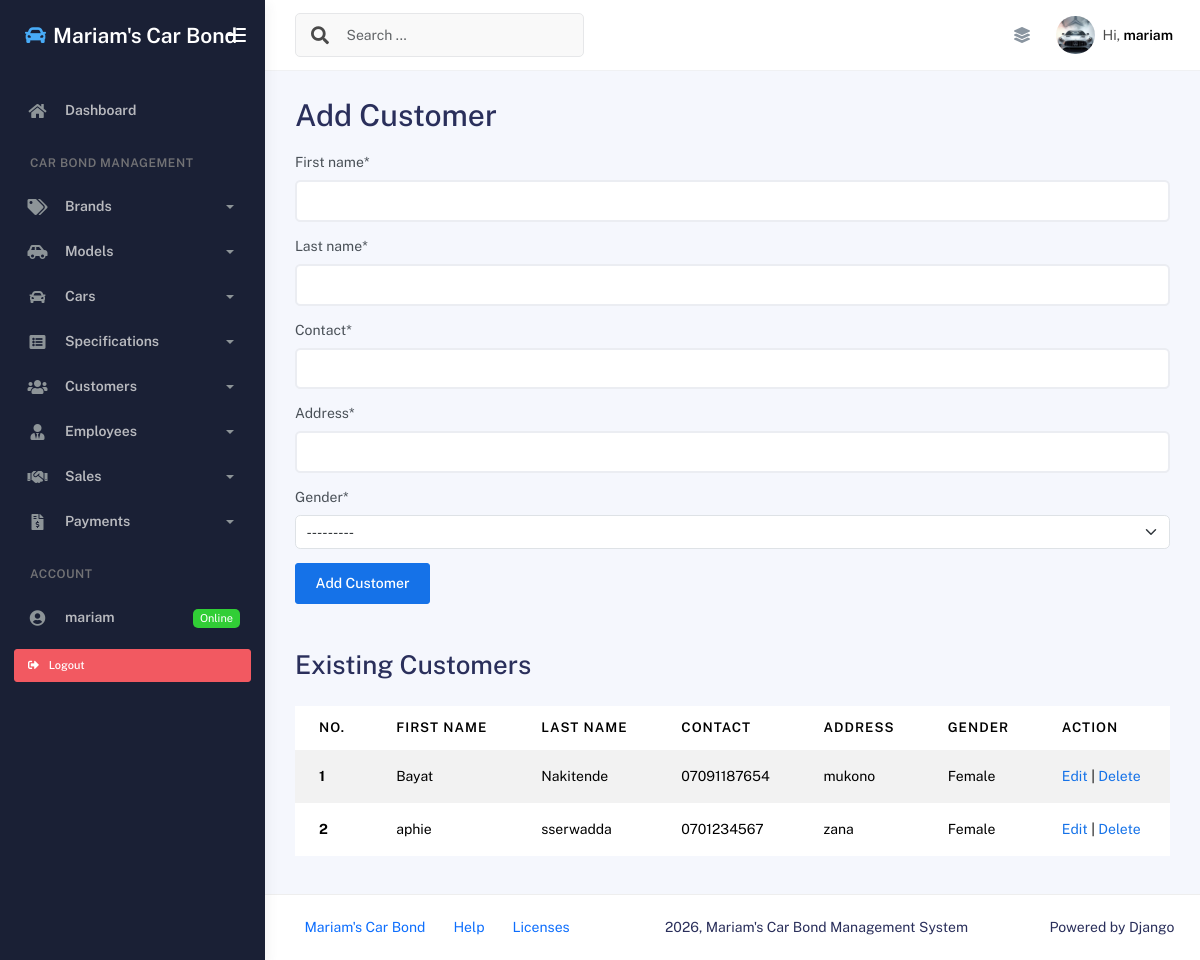
/add_customer/ (signed in), run on the app's committed database.
### App/models.py (models this page shows, shortened)
class Customer(models.Model):
    GENDER_OPTIONS = [
        ('M','Male'),
        ('F','Female')
    ]
    first_name = models.CharField(max_length=20)
    last_name = models.CharField(max_length=20)
    contact = models.CharField(max_length=15)
    address = models.CharField(max_length=100)
    gender = models.CharField(max_length=2, choices=GENDER_OPTIONS)

### App/views.py (the view)
# urls.py: path('add_customer/', add_customer_view, name='add_customer_page'),
@login_required
def add_customer_view(req):
    message = None
    if req.method == "POST":
        customer_form = CustomerForm(req.POST)
        if customer_form.is_valid():
            customer_form.save()
            message = "Customer Added Successfully"
            customer_form = CustomerForm()
    else:
        customer_form = CustomerForm()
    customers = Customer.objects.all()
    context = {'form': customer_form,
    'msg':message, 'customers':customers}
    return render(req, "add_customer.html", context)

### App/forms.py
class CustomerForm(DjangoModelForm):
    class Meta:
        model = Customer
        fields = '__all__'

### App/templates/add_customer.html (shortened to what this page needs)
{% extends 'base.html' %}
{% load crispy_forms_tags %}
{% block content %}
    <h1>Add Customer</h1>
    <form method="POST" class="mt-3 mb-5">
        {{ form|crispy }}
        <input type="submit" value="Add Customer" class="btn btn-primary">
    </form>
    <h2>Existing Customers</h2>
    <div class="table-responsive">
    <table class="table table-striped mt-3">
        <thead>
            <tr>
                <th scope="col">No.</th>
                <th scope="col">First Name</th>
                <th scope="col">Last Name</th>
                <th scope="col">Contact</th>
                <th scope="col">Address</th>
                <th scope="col">Gender</th>
                <th scope="col">Action</th>
            </tr>
        </thead>
        <tbody>
            {% for customer in customers %}
            <tr>
                <th scope="row">{{ customer.id }}</th>
                <td>{{ customer.first_name }}</td>
                <td>{{ customer.last_name }}</td>
                <td>{{ customer.contact }}</td>
                <td>{{ customer.address }}</td>
                <td>{{ customer.get_gender_display }}</td>
                <td>
                    <a href="{% url 'edit_customer_page' customer.id %}">Edit</a> |
                    <a href="{% url 'delete_customer_page' customer.id %}"
                       onclick="return confirm('Are you sure you want to delete this Customer?')">Delete</a>
                </td>
            </tr>
            {% empty %}
            <tr>
                <td colspan="7" class="text-center">No customers added yet.</td>
            </tr>
            {% endfor %}
        </tbody>
    </table>
    </div>
{% endblock content %}

### App/templates/base.html (shortened to what this page needs)
{% load static %}
<!DOCTYPE html>
<html lang="en">
<head>
    <link rel="stylesheet" href="{% static 'assets/css/bootstrap.min.css' %}" />
    <link rel="stylesheet" href="{% static 'assets/css/plugins.min.css' %}" />
    <link rel="stylesheet" href="{% static 'assets/css/kaiadmin.min.css' %}" />
</head>
<body>
    <div class="wrapper">
      <div class="sidebar" data-background-color="dark">
        <div class="sidebar-logo">
          <div class="logo-header" data-background-color="dark">
            <a href="{% url 'index_page' %}" class="logo text-white text-decoration-none d-flex align-items-center">
              <i class="fas fa-car text-info me-2 fs-4"></i>
              <span class="fw-bold fs-4 text-white">Mariam's Car Bond</span>
            </a>
            <div class="nav-toggle">
              <button class="btn btn-toggle toggle-sidebar">
                <i class="gg-menu-right"></i>
              </button>
            </div>
          </div>
        </div>
        <div class="sidebar-wrapper scrollbar scrollbar-inner">
          <div class="sidebar-content">
            <ul class="nav nav-secondary">
              <li class="nav-item">
                <a href="{% url 'index_page' %}">
                  <i class="fas fa-home"></i>
                  <p>Dashboard</p>
                </a>
              </li>
              <li class="nav-section">
                <h4 class="text-section">Car Bond Management</h4>
              </li>
              <li class="nav-item">
                <a data-bs-toggle="collapse" href="#brandsMenu">
                  <i class="fas fa-tags"></i>
                  <p>Brands</p>
                  <span class="caret"></span>
                </a>
              </li>
              <li class="nav-item">
                <a data-bs-toggle="collapse" href="#modelsMenu">
                  <i class="fas fa-car-side"></i>
                  <p>Models</p>
                  <span class="caret"></span>
                </a>
              </li>
              <li class="nav-item">
                <a data-bs-toggle="collapse" href="#carsMenu">
                  <i class="fas fa-car"></i>
                  <p>Cars</p>
                  <span class="caret"></span>
                </a>
              </li>
              <li class="nav-item">
                <a data-bs-toggle="collapse" href="#specsMenu">
                  <i class="fas fa-list-alt"></i>
                  <p>Specifications</p>
                  <span class="caret"></span>
                </a>
              </li>
              <li class="nav-item">
                <a data-bs-toggle="collapse" href="#customersMenu">
                  <i class="fas fa-users"></i>
                  <p>Customers</p>
                  <span class="caret"></span>
                </a>
              </li>
              <li class="nav-item">
                <a data-bs-toggle="collapse" href="#employeesMenu">
                  <i class="fas fa-user-tie"></i>
                  <p>Employees</p>
                  <span class="caret"></span>
                </a>
              </li>
              <li class="nav-item">
                <a data-bs-toggle="collapse" href="#salesMenu">
                  <i class="fas fa-handshake"></i>
                  <p>Sales</p>
                  <span class="caret"></span>
                </a>
              </li>
              <li class="nav-item">
                <a data-bs-toggle="collapse" href="#paymentsMenu">
                  <i class="fas fa-file-invoice-dollar"></i>
                  <p>Payments</p>
                  <span class="caret"></span>
                </a>
              </li>
              <li class="nav-section">
                <h4 class="text-section">Account</h4>
              </li>
              {% if user.is_authenticated %}
                <li class="nav-item">
                  <a href="#">
                    <i class="fas fa-user-circle"></i>
                    <p>{{ user.username }}</p>
                    <span class="badge badge-success">Online</span>
                  </a>
                </li>
                <li class="nav-item px-3 py-2">
                  <form method="POST" action="{% url 'logout' %}">
                    <button type="submit" class="btn btn-danger btn-sm w-100 text-start">
                      <i class="fas fa-sign-out-alt me-2"></i> Logout
                    </button>
                  </form>
                </li>
              {% endif %}
            </ul>
          </div>
        </div>
      </div>
      <div class="main-panel">
        <div class="main-header">
          <nav
            class="navbar navbar-header navbar-header-transparent navbar-expand-lg border-bottom"
          >
            <div class="container-fluid">
              <nav
                class="navbar navbar-header-left navbar-expand-lg navbar-form nav-search p-0 d-none d-lg-flex"
              >
                <div class="input-group">
                  <div class="input-group-prepend">
                    <button type="submit" class="btn btn-search pe-1">
                      <i class="fa fa-search search-icon"></i>
                    </button>
                  </div>
                  <input
                    type="text"
                    placeholder="Search ..."
                    class="form-control"
                  />
                </div>
              </nav>
              <ul class="navbar-nav topbar-nav ms-md-auto align-items-center">
                <li class="nav-item topbar-icon dropdown hidden-caret">
                  <a
                    class="nav-link"
                    data-bs-toggle="dropdown"
                    href="#"
                    aria-expanded="false"
                  >
                    <i class="fas fa-layer-group"></i>
                  </a>
                </li>
                <li class="nav-item topbar-user dropdown hidden-caret">
                  <a
                    class="dropdown-toggle profile-pic"
                    data-bs-toggle="dropdown"
                    href="#"
                    aria-expanded="false"
                  >
                    <div class="avatar-sm">
                      <img
                        src="{% static 'assets/img/car.jpg.jpg' %}"
                        alt="Car profile image"
                        class="avatar-img rounded-circle"
                      />
                    </div>
                    <span class="profile-username">
                      <span class="op-7">Hi,</span>
                      <span class="fw-bold">{{ user.username|default:"Guest" }}</span>
                    </span>
                  </a>
                </li>
              </ul>
            </div>
          </nav>
        </div>
        <div class="container">
          <div class="page-inner">
            {% block content %}
            {% endblock content %}
          </div>
        </div>
        <footer class="footer">
          <div class="container-fluid d-flex justify-content-between">
            <nav class="pull-left">
              <ul class="nav">
                <li class="nav-item">
                  <a class="nav-link" href="{% url 'index_page' %}">
                    Mariam's Car Bond
                  </a>
                </li>
                <li class="nav-item">
                  <a class="nav-link" href="#"> Help </a>
                </li>
                <li class="nav-item">
                  <a class="nav-link" href="#"> Licenses </a>
                </li>
              </ul>
            </nav>
            <div class="copyright">
              2026, Mariam's Car Bond Management System
            </div>
            <div>
              Powered by Django
            </div>
          </div>
        </footer>
      </div>
    </div>
</body>
</html>

### data on the page
Customer: id "1", first_name "Bayat", last_name "Nakitende", contact "07091187654", address "mukono", gender "Female"
Customer: id "2", first_name "aphie", last_name "sserwadda", contact "0701234567", address "zana", gender "Female"

### other printed values
{{ user.username }} "mariam"
{{ user.username|default:"Guest" }} "mariam"
